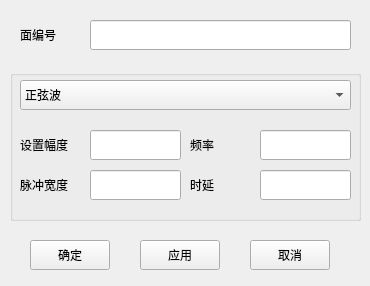
<?xml version="1.0" encoding="UTF-8"?>
<ui version="4.0">
 <class>frmCIrcuitSource</class>
 <widget class="QMainWindow" name="frmCIrcuitSource">
  <property name="geometry">
   <rect>
    <x>0</x>
    <y>0</y>
    <width>370</width>
    <height>286</height>
   </rect>
  </property>
  <property name="windowTitle">
   <string>电路-源</string>
  </property>
  <widget class="QWidget" name="centralwidget">
   <widget class="QPushButton" name="btnApply">
    <property name="geometry">
     <rect>
      <x>140</x>
      <y>240</y>
      <width>80</width>
      <height>30</height>
     </rect>
    </property>
    <property name="text">
     <string>应用</string>
    </property>
   </widget>
   <widget class="QPushButton" name="btnCancel">
    <property name="geometry">
     <rect>
      <x>250</x>
      <y>240</y>
      <width>80</width>
      <height>30</height>
     </rect>
    </property>
    <property name="text">
     <string>取消</string>
    </property>
   </widget>
   <widget class="QPushButton" name="btnOK">
    <property name="geometry">
     <rect>
      <x>30</x>
      <y>240</y>
      <width>80</width>
      <height>30</height>
     </rect>
    </property>
    <property name="text">
     <string>确定</string>
    </property>
   </widget>
   <widget class="QGroupBox" name="groupLoad">
    <property name="geometry">
     <rect>
      <x>10</x>
      <y>70</y>
      <width>351</width>
      <height>151</height>
     </rect>
    </property>
    <property name="title">
     <string/>
    </property>
    <widget class="QLineEdit" name="txtAmplitude">
     <property name="geometry">
      <rect>
       <x>80</x>
       <y>60</y>
       <width>91</width>
       <height>30</height>
      </rect>
     </property>
    </widget>
    <widget class="QLabel" name="label_4">
     <property name="geometry">
      <rect>
       <x>10</x>
       <y>60</y>
       <width>60</width>
       <height>30</height>
      </rect>
     </property>
     <property name="text">
      <string>设置幅度</string>
     </property>
     <property name="alignment">
      <set>Qt::AlignLeading|Qt::AlignLeft|Qt::AlignVCenter</set>
     </property>
    </widget>
    <widget class="QLabel" name="label_5">
     <property name="geometry">
      <rect>
       <x>180</x>
       <y>60</y>
       <width>60</width>
       <height>30</height>
      </rect>
     </property>
     <property name="text">
      <string>频率</string>
     </property>
     <property name="alignment">
      <set>Qt::AlignLeading|Qt::AlignLeft|Qt::AlignVCenter</set>
     </property>
    </widget>
    <widget class="QLineEdit" name="txtFrequency">
     <property name="geometry">
      <rect>
       <x>250</x>
       <y>60</y>
       <width>91</width>
       <height>30</height>
      </rect>
     </property>
    </widget>
    <widget class="QLabel" name="label_6">
     <property name="geometry">
      <rect>
       <x>180</x>
       <y>100</y>
       <width>60</width>
       <height>30</height>
      </rect>
     </property>
     <property name="text">
      <string>时延</string>
     </property>
     <property name="alignment">
      <set>Qt::AlignLeading|Qt::AlignLeft|Qt::AlignVCenter</set>
     </property>
    </widget>
    <widget class="QLabel" name="label_7">
     <property name="geometry">
      <rect>
       <x>10</x>
       <y>100</y>
       <width>60</width>
       <height>30</height>
      </rect>
     </property>
     <property name="text">
      <string>脉冲宽度</string>
     </property>
     <property name="alignment">
      <set>Qt::AlignLeading|Qt::AlignLeft|Qt::AlignVCenter</set>
     </property>
    </widget>
    <widget class="QLineEdit" name="txtDelay">
     <property name="geometry">
      <rect>
       <x>250</x>
       <y>100</y>
       <width>91</width>
       <height>30</height>
      </rect>
     </property>
    </widget>
    <widget class="QLineEdit" name="txtPluseWidth">
     <property name="geometry">
      <rect>
       <x>80</x>
       <y>100</y>
       <width>91</width>
       <height>30</height>
      </rect>
     </property>
    </widget>
    <widget class="QComboBox" name="cbxWaveType">
     <property name="geometry">
      <rect>
       <x>10</x>
       <y>10</y>
       <width>331</width>
       <height>30</height>
      </rect>
     </property>
     <item>
      <property name="text">
       <string>正弦波</string>
      </property>
     </item>
     <item>
      <property name="text">
       <string>调制高斯脉冲</string>
      </property>
     </item>
    </widget>
   </widget>
   <widget class="QLineEdit" name="txtFaceId">
    <property name="geometry">
     <rect>
      <x>90</x>
      <y>20</y>
      <width>261</width>
      <height>30</height>
     </rect>
    </property>
   </widget>
   <widget class="QLabel" name="label">
    <property name="geometry">
     <rect>
      <x>20</x>
      <y>20</y>
      <width>60</width>
      <height>30</height>
     </rect>
    </property>
    <property name="text">
     <string>面编号</string>
    </property>
    <property name="alignment">
     <set>Qt::AlignLeading|Qt::AlignLeft|Qt::AlignVCenter</set>
    </property>
   </widget>
  </widget>
 </widget>
 <resources/>
 <connections/>
</ui>
